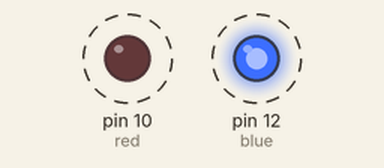
Recording of a sketch running on a simulated Arduino Uno, built with avr-gcc and run on an emulated ATmega328P. Shown: output pins drawn as LEDs (lit = HIGH). Dashed ring = blinking.

Above: at 0.2 s.
Timing chart, 0 to 3.0 s (numbered marks = the images above):
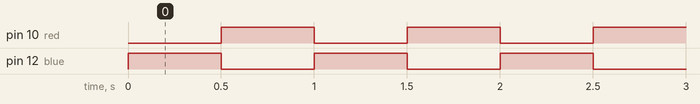

Measured:
- by itself, pin 10 (red), pin 12 (blue): alternates HIGH for 0.50 s and LOW for 0.50 s

The sketch:

led_on_off.ino
```cpp
int red=10; // red led는 10번 포트
int blue=12;  // blue led는 12번 포트

void setup() {
  // blue와 red led를 연결할 포트를 OUTPUT 포트로 설정
  pinMode(blue, OUTPUT);
  pinMode(red, OUTPUT);
}

void loop() {
  // blue led를 켜고 500 대기
  digitalWrite(blue, HIGH);
  digitalWrite(red, LOW);
  delay(500);
  // red led를 켜고 500 대기
  digitalWrite(blue, LOW);
  digitalWrite(red, HIGH);
  delay(500);
}
```
